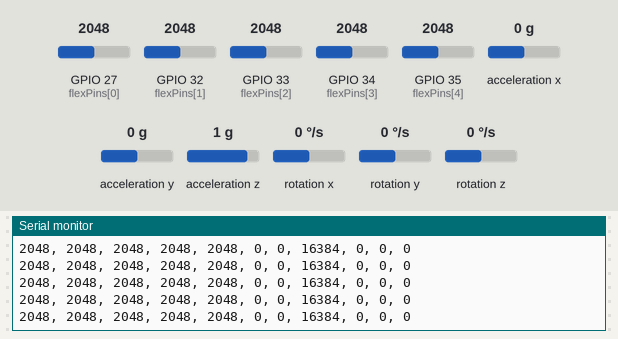
A sketch run on a simulated ESP32. Parts: the last lines printed to the serial monitor. The inputs (shaded band) are chosen by the test bench; at power-on: acceleration x 0 g, GPIO 27 (flexPins[0]) = 2048, GPIO 32 (flexPins[1]) = 2048, GPIO 33 (flexPins[2]) = 2048, GPIO 34 (flexPins[3]) = 2048, GPIO 35 (flexPins[4]) = 2048, acceleration y 0 g, acceleration z 1 g, rotation x 0 °/s, rotation y 0 °/s, rotation z 0 °/s.

Above: at 1.2 s.
1.3 s: acceleration x set to -1.4 g
At 1.37 s:
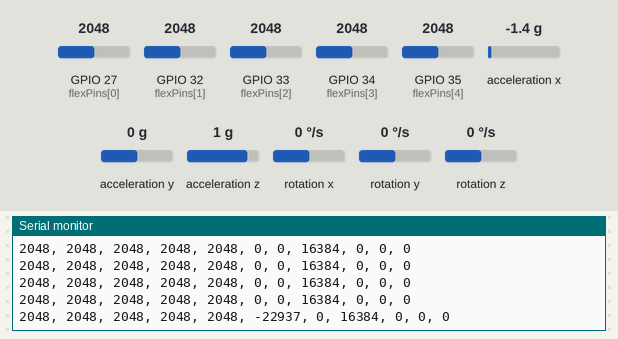
2.8 s: GPIO 27 (flexPins[0]) set to 2866
At 2.83 s:
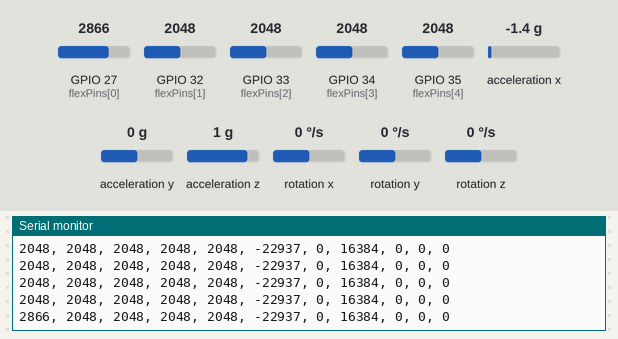
4.3 s: GPIO 32 (flexPins[1]) set to 2866
At 4.4 s:
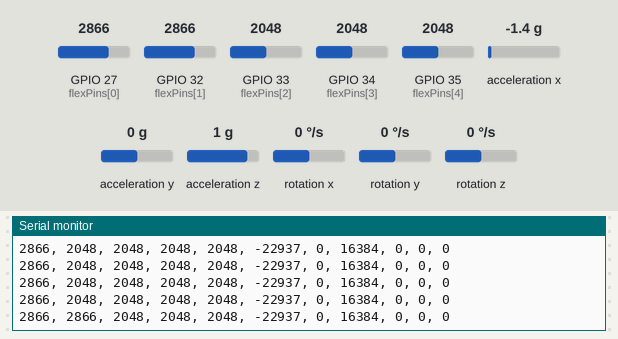
5.8 s: GPIO 33 (flexPins[2]) set to 2866
At 5.86 s:
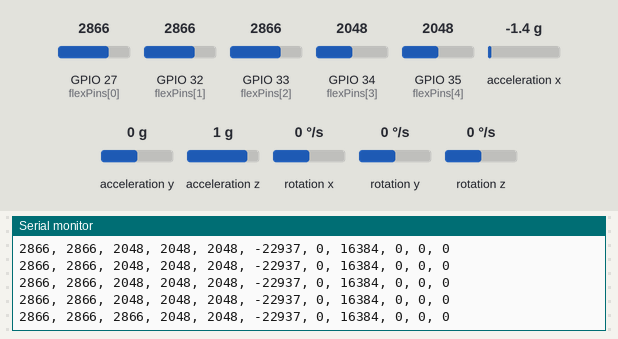
7.3 s: GPIO 34 (flexPins[3]) set to 2866
At 7.32 s:
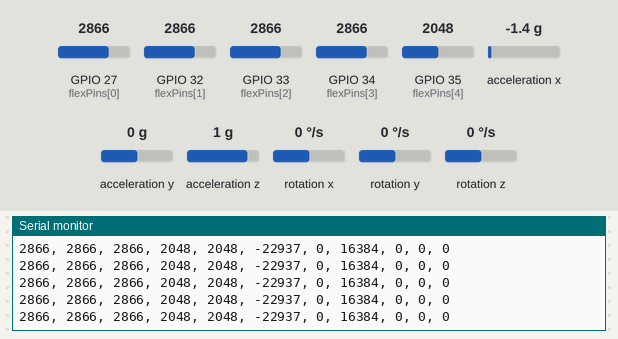
8.8 s: GPIO 35 (flexPins[4]) set to 2866
At 8.89 s:
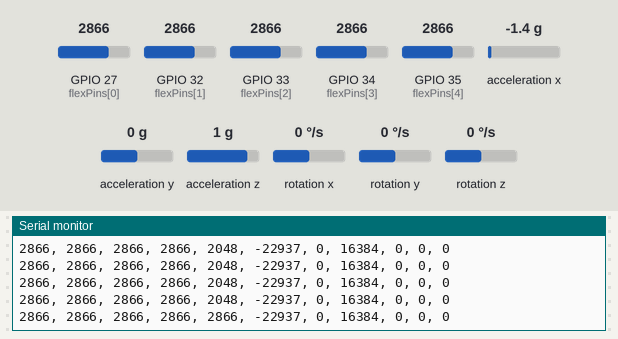

Measured:
- after the input at 1.3 s, the serial monitor: prints a new line after 0.06 s (image 1)
- after the input at 2.8 s, the serial monitor: prints a new line at once (image 2)
- after the input at 4.3 s, the serial monitor: prints a new line after 0.09 s (image 3)
- after the input at 5.8 s, the serial monitor: prints a new line after 0.06 s (image 4)
- after the input at 8.8 s, the serial monitor: prints a new line after 0.09 s (image 6)

The sketch:

ESP-32_code.ino
```cpp
#include <Wire.h>
#include <MPU6050.h>

MPU6050 mpu;

// Updated flex sensor GPIOs: Thumb → Little Finger
const int flexPins[5] = {27, 32, 33, 34, 35};
int flexValues[5];

void setup() {
  // Initialize serial communication
  Serial.begin(115200);

  // Initialize I2C communication with updated pins
  Wire.begin(22, 21); // SDA → GPIO22, SCL → GPIO21

  // Initialize MPU6050
  mpu.initialize();
  if (mpu.testConnection()) {
    Serial.println("MPU6050 connected successfully");
  } else {
    Serial.println("MPU6050 connection failed");
  }

  // Set flex sensor pins as input
  for (int i = 0; i < 5; i++) {
    pinMode(flexPins[i], INPUT);
  }
}

void loop() {
  // Read all flex sensor values
  for (int i = 0; i < 5; i++) {
    flexValues[i] = analogRead(flexPins[i]);
  }

  // Read motion data from MPU6050
  int16_t ax, ay, az, gx, gy, gz;
  mpu.getMotion6(&ax, &ay, &az, &gx, &gy, &gz);

  // Format and stream data via Serial
  for (int i = 0; i < 5; i++) {
    Serial.print(flexValues[i]);
    Serial.print(", ");
  }
  Serial.print(ax); Serial.print(", ");
  Serial.print(ay); Serial.print(", ");
  Serial.print(az); Serial.print(", ");
  Serial.print(gx); Serial.print(", ");
  Serial.print(gy); Serial.print(", ");
  Serial.println(gz);

  delay(100); // Stream at ~10Hz
}
```
